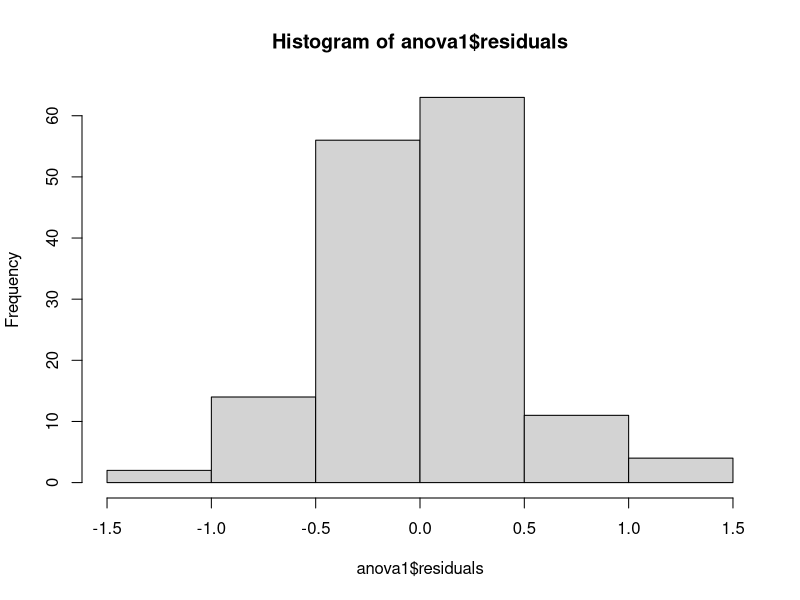
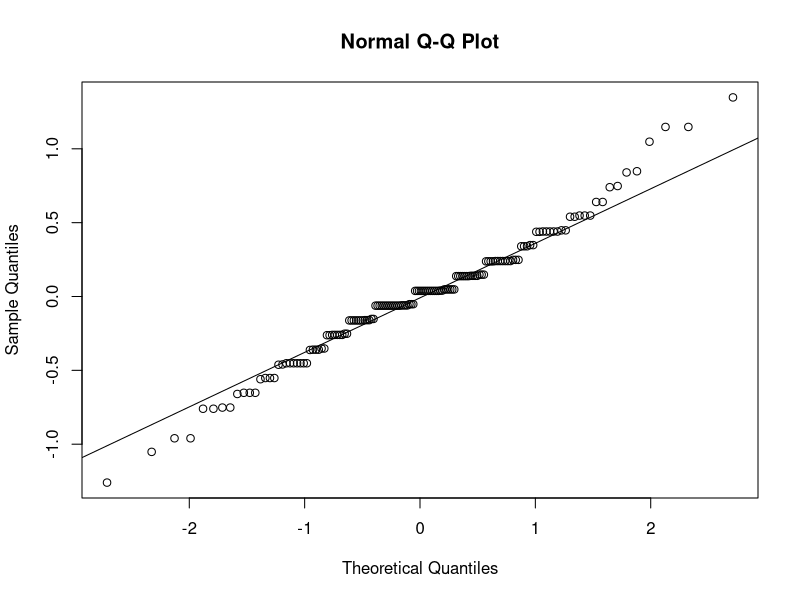
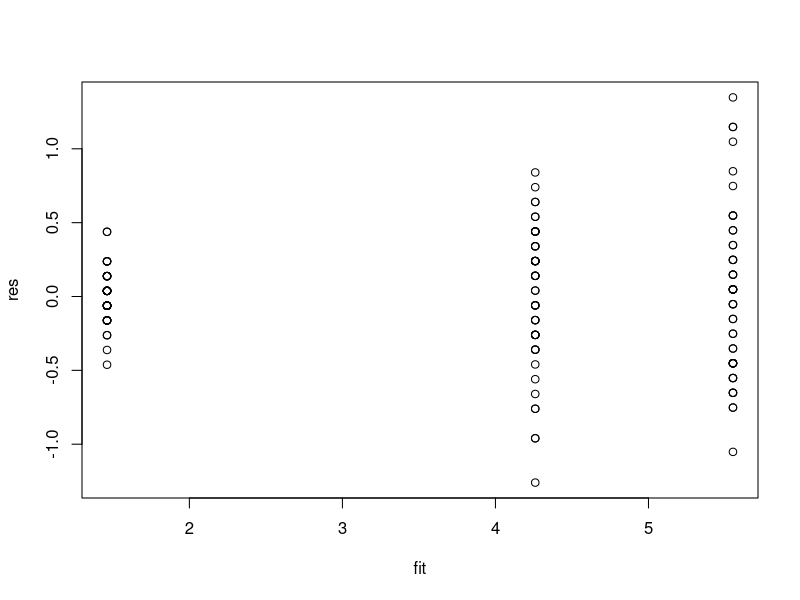

Recreate these plots in R, in order. (Note: this script raises an error after producing the figures.)
#lesson 12

data(iris)
head(iris)

table(iris$Species)
## say Y = Petal.Length; X = Species

?aov

anova1 <- aov(Petal.Length ~ Species, data = iris)
anova1

summary(anova1)
anova(anova1) ##same output as above

## H0: mu_s = mu_ve = mu_vi 
## Ha: not all equal
## with test statistic 1180.2 and pvalue < .0001,
## we reject H0. Atleast one flower species has mean 
## petal length that differs significantly from one other species.


## Test for pairwise differences.
pairwise.t.test(iris$Petal.Length, iris$Species, 
                p.adjust.method = "bonf")

##all pairwise test reject their corresponding Ho.
## no two groups have the same mean.


?TukeyHSD
TukeyHSD(anova1)
##Again, no two groups have the same pop mean

### check for normality of residuals ###
shapiro.test(anova1$residuals)
hist(anova1$residuals)

qqnorm(anova1$residuals)
qqline(anova1$residuals)

### check for constant variance of residuals across groups ###

##plot residuals against fitted values

res <- anova1$residuals
fit <- anova1$fitted.values

plot(x = fit, y= res)

install.packages("car")

library(car)
?leveneTest

leveneTest(Petal.Length ~ Species, data = iris)

##Ho: sigma1^2 = sigma2^2 = sigma3^2
##Ha: not all equal

##reject p-value < .0001, reject Ho. The three flower species do not have the same variance.




### if we don't feel that one-way ANOVA is appropriate, we 
### can instead peform K-W test.

?kruskal.test

## Ho: median1 = median2 = median3
## Ha: not all the equal
kruskal.test(Petal.Length ~ Species, data = iris)

pairwise.wilcox.test()

##suppose we can to compare species 1 (se) and 2 (ve) but the assumption of the t-test are violated.

## Ho: mu_1 = mu_2
## Ha: mu_1 != mu2

?wilcox.test

## Ho: median1 = median2
## Ha: median1 != median2

kruskal.test(Petal.Length ~ Species, data = iris)

pairwise.wilcox.test(iris$Petal.Length, iris$Species,
                     p.adjust.method = "bonf")
















